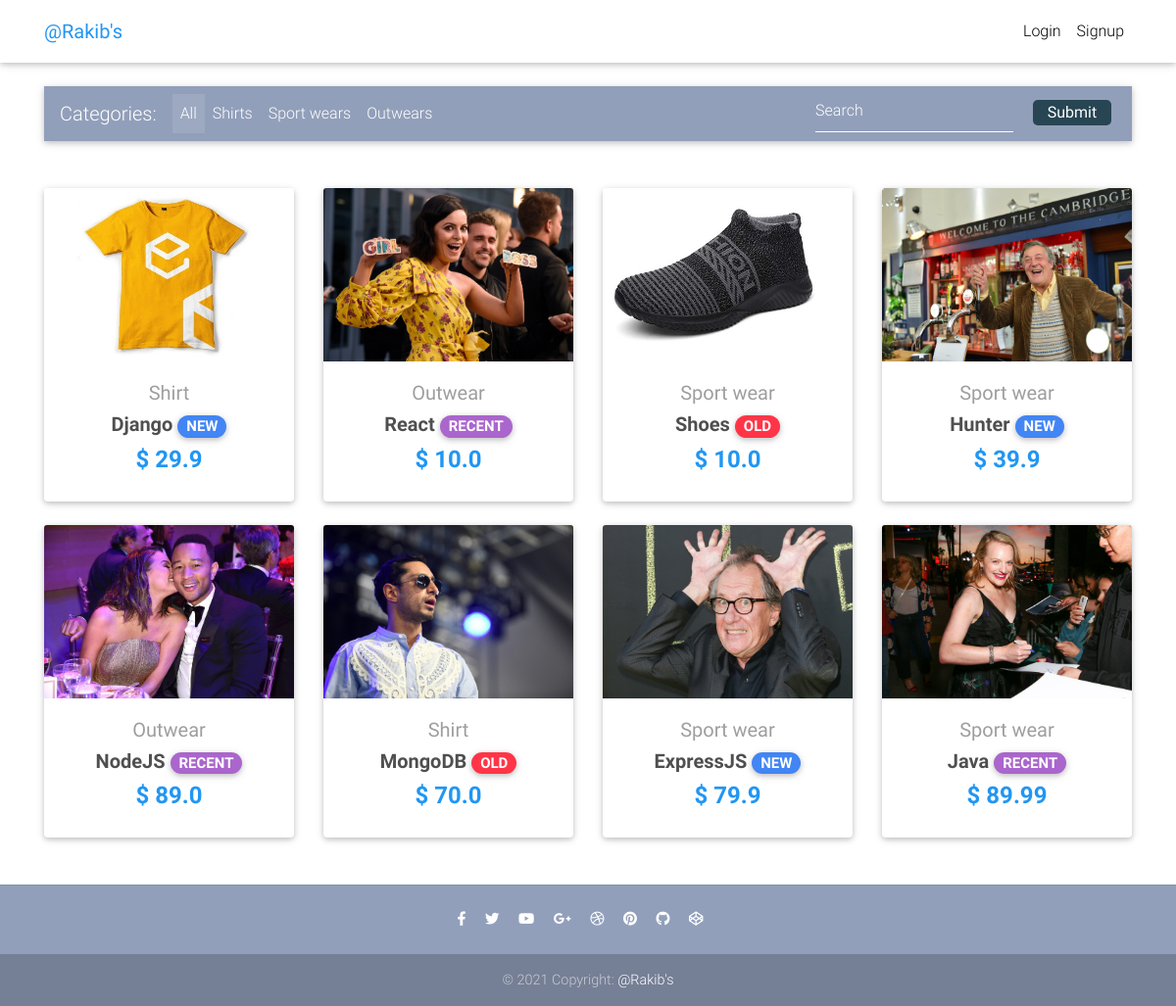
The page / on the database its author committed.
### e_commerce/models.py (models this page shows, shortened)
class Item(models.Model):
    title = models.CharField(max_length=100)
    price = models.FloatField()
    discount_price = models.FloatField(blank=True, null=True)
    category = models.CharField(choices=CATEGORY_CHOICES, max_length=2)
    label = models.CharField(choices=LABEL_CHOICES, max_length=1)
    slug = models.SlugField()
    description = models.TextField()
    image = models.ImageField()
    e_image1 = models.ImageField(upload_to="extra_image", null=True, blank=True)
    e_image2 = models.ImageField(upload_to="extra_image", null=True, blank=True)
    e_image3 = models.ImageField(upload_to="extra_image", null=True, blank=True)
    def get_absolute_url(self):
        return reverse("e_commerce:product", kwargs={
            'slug': self.slug
        })

### e_commerce/views.py (the view)
# urls.py: path('', views.HomeView.as_view(), name='home'),
class HomeView(ListView):
    model = Item
    paginate_by = 10
    template_name = "home.html"

### templates/home.html (shortened to what this page needs)
{% extends "base.html" %}
{% block content %}
  <main>
    <div class="container">
      <nav class="navbar navbar-expand-lg navbar-dark mdb-color lighten-3 mt-3 mb-5">
        <span class="navbar-brand">Categories:</span>
        <div class="collapse navbar-collapse" id="basicExampleNav">
          <ul class="navbar-nav mr-auto">
            <li class="nav-item active">
              <a class="nav-link" href="/">All
              </a>
            </li>
            <li class="nav-item">
              <a class="nav-link" href="{% url "e_commerce:item-category" "S" %}">Shirts</a>
            </li>
            <li class="nav-item">
              <a class="nav-link" href="{% url "e_commerce:item-category" "SW" %}">Sport wears</a>
            </li>
            <li class="nav-item">
              <a class="nav-link" href="{% url "e_commerce:item-category" "OW" %}">Outwears</a>
            </li>
          </ul>
          <form method="GET" action="{% url "e_commerce:item-search" %}" class="form-inline">
            <div class="md-form my-0">
              <input class="form-control mr-sm-2" name="query" type="text" placeholder="Search" aria-label="Search">
              <input style="border: none;background-color: rgb(39, 69, 83);
              color: white;
              border-radius: 5px;
              width: 80px;
              " type="submit" value="Submit">
            </div>
          </form>
        </div>
      </nav>
      <section class="text-center mb-4">
        <div class="row wow fadeIn">
          {% for item in object_list %}
          <div class="col-lg-3 col-md-6 mb-4">
            <div class="card">
              <div class="view overlay">
                <img style="width: 255px;height: 177px;object-fit: cover;" src="{{ item.image.url }}" class="card-img-top">
              </div>
              <div class="card-body text-center">
                <a href="" class="grey-text">
                  <h5>{{ item.get_category_display }}</h5>
                </a>
                <h5>
                  <strong>
                    <a href="{{ item.get_absolute_url }}" class="dark-grey-text">{{ item.title }}
                      <span class="badge badge-pill {{ item.get_label_display }}-color">
                        {% if item.label == 'P' %}
                          NEW
                        {% elif item.label == 'S' %}
                          RECENT
                        {% elif item.label == 'D' %}
                          OLD
                        {% endif %}
                      </span>
                    </a>
                  </strong>
                </h5>
                <h4 class="font-weight-bold blue-text">
                  <strong>$
                  {% if item.discount_price %}
                    {{item.discount_price}}
                  {% else %}
                    {{item.price}}
                  {% endif %}
                </strong>
              </h4>
              </div>
            </div>
          </div>
          {% endfor %}
        </div>
      </section>
    </div>
  </main>
{% endblock content %}

### templates/base.html (shortened to what this page needs)
{% load static %}
<!DOCTYPE html>
<html lang="en">
<head>
  <link rel="stylesheet" href="https://use.fontawesome.com/releases/v5.8.1/css/all.css">
  <link href="{% static 'css/bootstrap.min.css' %}" rel="stylesheet">
  <link href="{% static 'css/mdb.min.css' %}" rel="stylesheet">
  <link href="{% static 'css/style.min.css' %}" rel="stylesheet">
</head>
{% include "navbar.html" %}
<body>
    <div class="mt-5 pt-4">
    </div>
    {% block content %}
    {% endblock content %}
    {% include "footer.html" %}
</body>
</html>

### templates/navbar.html (shortened to what this page needs)
{% load cart_template_tags %}
<nav class="navbar fixed-top navbar-expand-lg navbar-light white scrolling-navbar">
    <div class="container">
      <a class="navbar-brand waves-effect" href="/">
        <strong class="blue-text">@Rakib's</strong>
      </a>
      <div class="collapse navbar-collapse" id="navbarSupportedContent">
        <ul class="navbar-nav nav-flex-icons">
          {% if request.user.is_authenticated %}
          <li class="nav-item">
            <a href="{% url "e_commerce:order-summary" %}" class="nav-link waves-effect">
              <span class="badge red z-depth-1 mr-1"> {{ request.user|cart_item_count }} </span>
              <i class="fas fa-shopping-cart"></i>
              <span class="clearfix d-none d-sm-inline-block"> Cart </span>
            </a>
          </li>
          <li class="nav-item">
            <a class="nav-link waves-effect" href="{% url "e_commerce:logout" %}">
              <span class="clearfix d-none d-sm-inline-block"> Logout </span>
            </a>
          </li>
          {% else %}
          <li class="nav-item">
            <a class="nav-link waves-effect" href="{% url "e_commerce:login" %}">
              <span class="clearfix d-none d-sm-inline-block"> Login </span>
            </a>
          </li>
          <li class="nav-item">
            <a class="nav-link waves-effect" href="{% url "e_commerce:signup" %}">
              <span class="clearfix d-none d-sm-inline-block"> Signup </span>
            </a>
          </li>
          {% endif %}
        </ul>
      </div>
    </div>
  </nav>

### templates/footer.html
<footer class="page-footer text-center font-small mt-4 wow fadeIn">
    <hr class="my-4">
    <div class="pb-4">
      <a href="#" target="_blank">
        <i class="fab fa-facebook-f mr-3"></i>
      </a>
      <a href="#" target="_blank">
        <i class="fab fa-twitter mr-3"></i>
      </a>
      <a href="#" target="_blank">
        <i class="fab fa-youtube mr-3"></i>
      </a>
      <a href="#" target="_blank">
        <i class="fab fa-google-plus-g mr-3"></i>
      </a>
      <a href="#" target="_blank">
        <i class="fab fa-dribbble mr-3"></i>
      </a>
      <a href="#" target="_blank">
        <i class="fab fa-pinterest mr-3"></i>
      </a>
      <a href="#" target="_blank">
        <i class="fab fa-github mr-3"></i>
      </a>
      <a href="#" target="_blank">
        <i class="fab fa-codepen mr-3"></i>
      </a>
    </div>
    <div class="footer-copyright py-3">
      © 2021 Copyright:
      <a href="#" target="_blank"> @Rakib's </a>
    </div>
  </footer>

### templates/scripts.html (shortened to what this page needs)
{% load static %}

### templates/base.html (style rules this page uses)
html, body, header, .carousel { height: 60vh; }

### rows shown on the page
Item: image (picture), category "Shirt", title "Django", label "NEW", discount_price "29.9"
Item: image (picture), category "Outwear", title "React", label "RECENT", discount_price "10.0"
Item: image (picture), category "Sport wear", title "Shoes", label "OLD", discount_price "10.0"
Item: image (picture), category "Sport wear", title "Hunter", label "NEW", discount_price "39.9"
Item: image (picture), category "Outwear", title "NodeJS", label "RECENT", discount_price "89.0"
Item: image (picture), category "Shirt", title "MongoDB", label "OLD", discount_price "70.0"
Item: image (picture), category "Sport wear", title "ExpressJS", label "NEW", discount_price "79.9"
Item: image (picture), category "Sport wear", title "Java", label "RECENT", discount_price "89.99"
